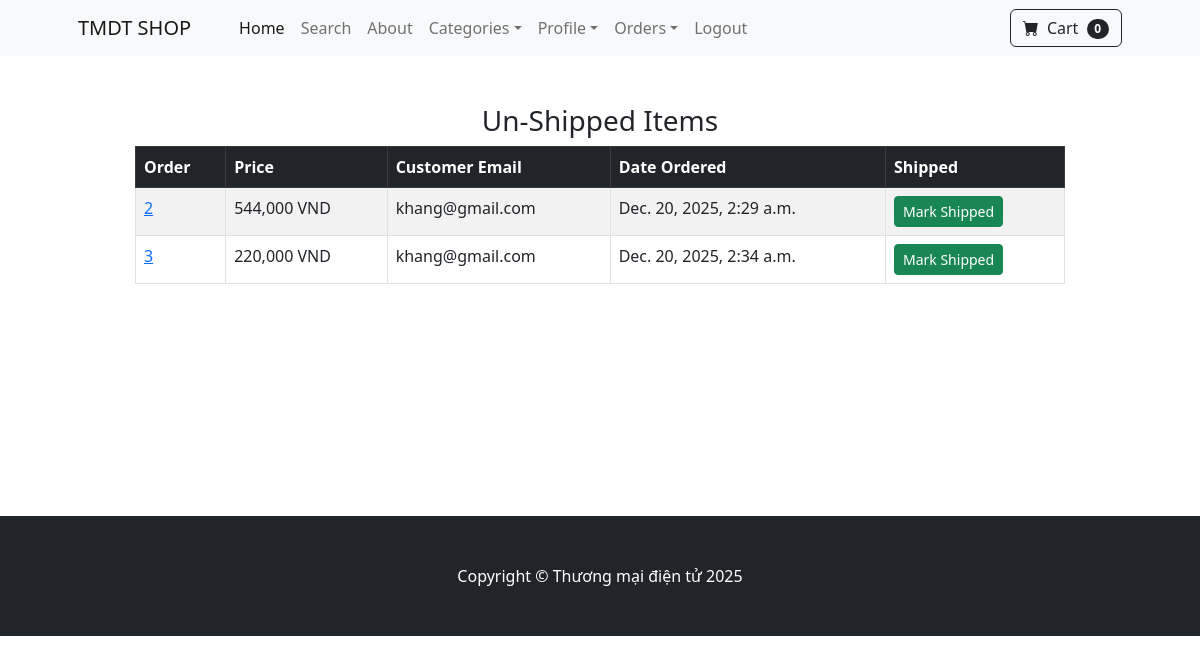
Page /payment/not_shipped_dash (signed in) on the committed database.
### payment/models.py (models this page shows, shortened)
class Order(models.Model):
    user = models.ForeignKey(User, on_delete=models.CASCADE, null=True, blank=True)
    full_name = models.CharField(max_length=250)
    email = models.EmailField(max_length=250)
    shipping_address = models.TextField(max_length=150000)
    amount_paid = models.DecimalField(max_digits=10, decimal_places=0)
    date_ordered = models.DateTimeField(auto_now_add=True)
    shipped = models.BooleanField(default=False)
    date_shipped = models.DateTimeField(blank=True, null=True)

### payment/views.py (the view, shortened to what this page needs)
# urls.py: path('not_shipped_dash', views.not_shipped_dash, name='not_shipped_dash'),
def not_shipped_dash(request):
    if request.user.is_authenticated and request.user.is_superuser:
        orders = Order.objects.filter(shipped=False)
        return render(request, "payment/not_shipped_dash.html", {"orders":orders})
    else:
        messages.success(request, "Access Denied!")
        return redirect('home')

### cart/cart.py (called while the page is built)
    def __len__(self):
        return len(self.cart)

### cart/context_processors.py (called while the page is built)
def cart(request):
    return {'cart':Cart(request)}

### payment/templates/payment/not_shipped_dash.html (shortened to what this page needs)
{% extends 'base.html' %}
{% block content %}
{% load humanize %}
<div class="container">
    <div class="row">
        <center>
            <div class="col-10">
                <br><br>
                <h3>Un-Shipped Items</h3>
                <table class="table table-striped table-hover table-bordered">
                    <thead class="table-dark">
                        <tr>
                        <th scope="col">Order</th>
                        <th scope="col">Price</th>
                        <th scope="col">Customer Email</th>
                        <th scope="col">Date Ordered</th>
                        <th scope="col">Shipped</th>
                        </tr>
                    </thead>
                    <tbody>
                    {% for item in orders %}
                        <tr>
                        <td><a href="{% url 'orders' item.id %}">{{ item.id }}</a></td>
                        <td>{{ item.amount_paid|intcomma }} VND</td>
                        <td>{{ item.email }}</td>
                        <td>{{ item.date_ordered }}</td>
                        <td>
                            <form method="POST">
                                <button type="submit" class="btn btn-success btn-sm">Mark Shipped</button>
                            </form>
                        </td>
                        </tr>
                    {% endfor %}
                    </tbody>
                </table>
            </div>
        </center>
    </div>
</div>
<br><br><br><br><br><br><br><br><br>
{% endblock %}

### rows in the picture
Order: id "2", amount_paid "544,000", email "khang@gmail.com", date_ordered "Dec. 20, 2025, 2:29 a.m."
Order: id "3", amount_paid "220,000", email "khang@gmail.com", date_ordered "Dec. 20, 2025, 2:34 a.m."

### other values in the picture
{{ cart|length }} "0"
